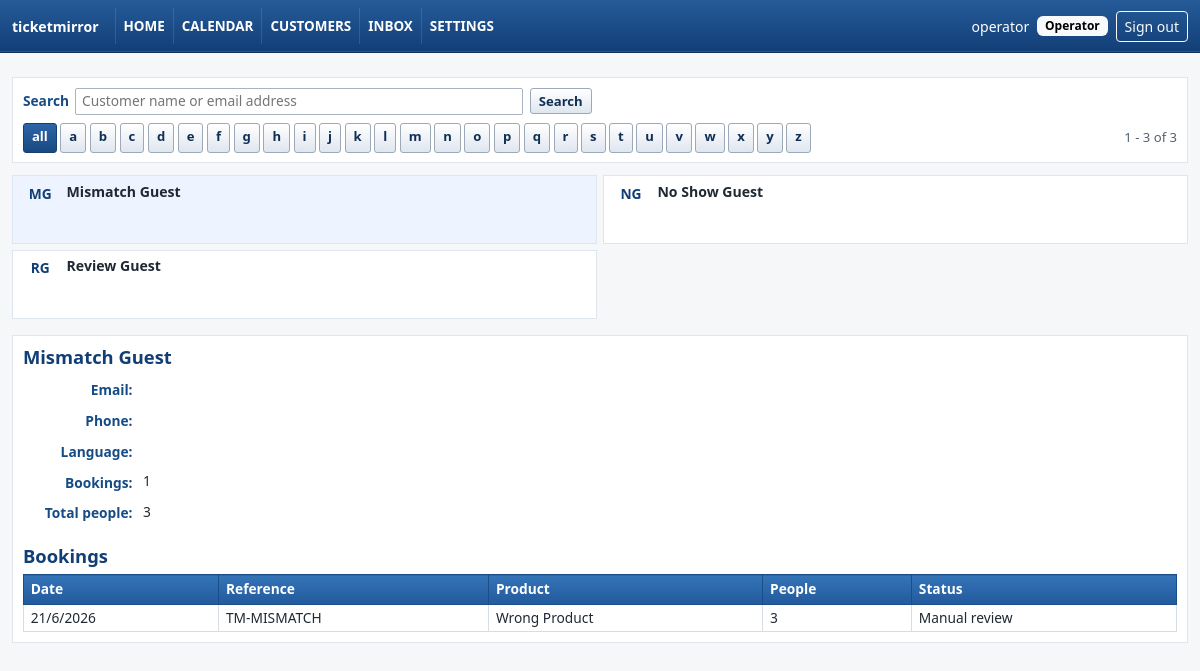
The page /customers/ (signed in) on the database its author committed.
### apps/accounts/models.py (models this page shows, shortened)
class UserProfile(models.Model):
    class Role(models.TextChoices):
        ADMIN = "admin", "Admin"
        OPERATOR = "operator", "Operator"
        VIEWER = "viewer", "Viewer"
    user = models.OneToOneField(
        settings.AUTH_USER_MODEL,
        on_delete=models.CASCADE,
        related_name="profile",
    )
    role = models.CharField(max_length=20, choices=Role.choices, default=Role.VIEWER)
    created_at = models.DateTimeField(auto_now_add=True)
    updated_at = models.DateTimeField(auto_now=True)
    class Meta:
        ordering = ["user__username"]

### apps/bookings/models.py (models this page shows, shortened)
class TimeStampedModel(models.Model):
    created_at = models.DateTimeField(auto_now_add=True)
    updated_at = models.DateTimeField(auto_now=True)
    class Meta:
        abstract = True

class Booking(TimeStampedModel):
    class Status(models.TextChoices):
        CONFIRMED = "confirmed", "Confirmed"
        PENDING_PROVIDER_ACCEPTANCE = (
            "pending_provider_acceptance",
            "Pending provider acceptance",
        )
        CANCELLED = "cancelled", "Cancelled"
        REJECTED = "rejected", "Rejected"
        MODIFIED = "modified", "Modified"
        MANUAL_REVIEW = "manual_review", "Manual review"
        PARSE_FAILED = "parse_failed", "Parse failed"
        DUPLICATE_IGNORED = "duplicate_ignored", "Duplicate ignored"
    class AttendanceStatus(models.TextChoices):
        CLEAR = "", "CLEAR"
        GELDI = "geldi", "GELDI"
        GELMEDI = "gelmedi", "GELMEDI"
        SONRA_GELECEK = "sonra_gelecek", "SONRA GELECEK"
    provider = models.ForeignKey(
        Provider,
        on_delete=models.PROTECT,
        related_name="bookings",
    )
    provider_booking_reference = models.CharField(max_length=120)
    provider_order_reference = models.CharField(max_length=120, null=True, blank=True)
    status = models.CharField(
        max_length=40,
        choices=Status.choices,
        default=Status.PENDING_PROVIDER_ACCEPTANCE,
    )
    attendance_status = models.CharField(
        max_length=30,
        choices=AttendanceStatus.choices,
        blank=True,
        default=AttendanceStatus.CLEAR,
    )
    activity = models.ForeignKey(
        TourActivity,
        on_delete=models.PROTECT,
        null=True,
        blank=True,
        related_name="bookings",
    )
    schedule_slot = models.ForeignKey(
        ActivityScheduleSlot,
        on_delete=models.PROTECT,
        null=True,
        blank=True,
        related_name="bookings",
    )
    raw_product_name = models.CharField(max_length=240, blank=True)
    raw_option_name = models.CharField(max_length=240, null=True, blank=True)
    provider_product_code = models.CharField(max_length=120, null=True, blank=True)
    provider_option_code = models.CharField(max_length=120, null=True, blank=True)
    provider_travel_date = models.DateField(null=True, blank=True)
    provider_start_time = models.TimeField(null=True, blank=True)
    provider_end_time = models.TimeField(null=True, blank=True)
    provider_slot_type = models.CharField(
        max_length=30,
        choices=ActivityScheduleSlot.SlotType.choices,
        blank=True,
    )
    active_travel_date = models.DateField(null=True, blank=True)
    active_start_time = models.TimeField(null=True, blank=True)
    active_end_time = models.TimeField(null=True, blank=True)
    active_slot_type = models.CharField(
        max_length=30,
        choices=ActivityScheduleSlot.SlotType.choices,
        blank=True,
    )
    provider_traveler_count = models.PositiveIntegerField(null=True, blank=True)
    active_traveler_count = models.PositiveIntegerField(null=True, blank=True)
    lead_traveler_name = models.CharField(max_length=180, null=True, blank=True)
    lead_traveler_email = models.EmailField(null=True, blank=True)
    lead_traveler_phone = models.CharField(max_length=80, null=True, blank=True)
    traveler_names = models.JSONField(default=list, blank=True)
    ticket_breakdown = models.JSONField(default=dict, blank=True)
    language = models.CharField(max_length=80, null=True, blank=True)
    pickup_location = models.TextField(null=True, blank=True)
    meeting_point = models.TextField(null=True, blank=True)
    special_requirements = models.TextField(null=True, blank=True)
    customer_message = models.TextField(null=True, blank=True)
    price = models.JSONField(default=dict, blank=True)
    payment_status = models.CharField(max_length=80, null=True, blank=True)
    source_thread_id = models.CharField(max_length=180, null=True, blank=True)
    last_email_received_at = models.DateTimeField(null=True, blank=True)
    manual_override_fields = models.JSONField(default=list, blank=True)
    class Meta:
        ordering = [
            "-active_travel_date",
            "active_start_time",
            "provider_booking_reference",
        ]
        constraints = [
            models.UniqueConstraint(
                fields=["provider", "provider_booking_reference"],
                name="unique_provider_booking_reference",
            )
        ]
        indexes = [
            models.Index(fields=["active_travel_date"], name="booking_active_date_idx"),
            models.Index(fields=["status"], name="booking_status_idx"),
            models.Index(
                fields=["activity", "active_travel_date"],
                name="booking_activity_date_idx",
            ),
            models.Index(
                fields=["schedule_slot", "active_travel_date"],
                name="booking_slot_date_idx",
            ),
            models.Index(
                fields=["provider", "status"],
                name="booking_provider_status_idx",
            ),
            models.Index(
                fields=["provider", "provider_order_reference"],
                name="booking_provider_order_idx",
            ),
        ]

class TourActivity(TimeStampedModel):
    class Category(models.TextChoices):
        CRUISE = "cruise", "Cruise"
        LAND_AND_CRUISE = "land_and_cruise", "Land and cruise"
        YACHT = "yacht", "Yacht"
        OTHER = "other", "Other"
    name = models.CharField(max_length=180, unique=True)
    internal_display_name = models.CharField(max_length=180, blank=True)
    active = models.BooleanField(default=True)
    category = models.CharField(
        max_length=40,
        choices=Category.choices,
        blank=True,
    )
    display_settings = models.JSONField(default=dict, blank=True)
    notes = models.TextField(blank=True)
    class Meta:
        ordering = ["name"]
        indexes = [
            models.Index(fields=["active"], name="activity_active_idx"),
            models.Index(
                fields=["category", "active"],
                name="activity_cat_active_idx",
            ),
        ]

### apps/core/views.py (the view)
# urls.py: path("customers/", customers, name="customers"),
@login_required
def customers(request):
    query = request.GET.get("q", "").strip()
    letter = request.GET.get("letter", "").strip().upper()
    selected_id = request.GET.get("customer")
    bookings = (
        Booking.objects.exclude(lead_traveler_name__isnull=True)
        .exclude(lead_traveler_name="")
        .select_related("provider", "activity", "schedule_slot")
        .order_by("lead_traveler_name", "-active_travel_date")
    )
    if query:
        bookings = _search_customer_bookings(bookings, query)
    if letter and letter != "ALL":
        bookings = bookings.filter(lead_traveler_name__istartswith=letter)
    customer_rows = _customer_rows(bookings)
    selected_customer = _selected_customer(customer_rows, selected_id)
    return render(
        request,
        "core/customers.html",
        {
            "query": query,
            "letter": letter,
            "letters": ["ALL", *[chr(code) for code in range(ord("A"), ord("Z") + 1)]],
            "customer_rows": customer_rows,
            "selected_customer": selected_customer,
        },
    )

### apps/core/templates/core/customers.html (shortened to what this page needs)
{% extends "base/base.html" %}
{% block content %}
  <div class="tm-bookeo-customers">
    <section class="tm-bookeo-fieldset">
      <form class="tm-customer-search" method="get">
        <span class="tm-customer-search-icon">Search</span>
        <input id="customer-q" type="search" name="q" value="{{ query }}" placeholder="Customer name or email address">
        <button type="submit">Search</button>
      </form>
      <div class="tm-customer-alpha" aria-label="Alphabet filter">
        {% for option in letters %}
          <a class="{% if letter == option or not letter and option == 'ALL' %}active{% endif %}" href="{% url 'core:customers' %}?letter={{ option }}{% if query %}&amp;q={{ query|urlencode }}{% endif %}">{{ option|lower }}</a>
        {% endfor %}
        <span class="tm-customer-count">1 - {{ customer_rows|length }} of {{ customer_rows|length }}</span>
      </div>
    </section>
    <section class="tm-customer-directory" aria-label="Customer directory">
      {% for customer in customer_rows %}
        <a class="tm-customer-card {% if selected_customer.id == customer.id %}active{% endif %}" href="{% url 'core:customers' %}?customer={{ customer.id }}">
          <span class="tm-customer-initials">{{ customer.initials }}</span>
          <span class="tm-customer-main">
            <span class="tm-customer-name">{{ customer.name }}</span>
          </span>
        </a>
      {% empty %}
        <div class="tm-bookeo-empty">No customers found.</div>
      {% endfor %}
    </section>
    {% if selected_customer %}
      <section class="tm-bookeo-fieldset mt-3">
        <h2>{{ selected_customer.name }}</h2>
        <table class="tm-bookeo-dialog-table mb-3">
          <tbody>
            <tr>
              <th>Email:</th>
              <td>
              </td>
            </tr>
            <tr>
              <th>Phone:</th>
              <td>
              </td>
            </tr>
            <tr><th>Language:</th><td>{{ selected_customer.language }}</td></tr>
            <tr><th>Bookings:</th><td>{{ selected_customer.bookings|length }}</td></tr>
            <tr><th>Total people:</th><td>{{ selected_customer.total_pax }}</td></tr>
          </tbody>
        </table>
        <h2>Bookings</h2>
        <div class="table-responsive">
          <table class="tm-bookeo-other-table">
            <thead>
              <tr>
                <th>Date</th>
                <th>Reference</th>
                <th>Product</th>
                <th>People</th>
                <th>Status</th>
              </tr>
            </thead>
            <tbody>
              {% for booking in selected_customer.bookings %}
                <tr data-href="{% url 'bookings:detail' booking.id %}">
                  <td>{% if booking.active_travel_date %}{{ booking.active_travel_date|date:"j/n/Y" }}{% endif %}</td>
                  <td>{{ booking.provider_booking_reference }}</td>
                  <td>{{ booking.raw_product_name|default:booking.activity.name }}</td>
                  <td>{{ booking.active_traveler_count|default:"" }}</td>
                  <td>{{ booking.get_status_display }}</td>
                </tr>
              {% endfor %}
            </tbody>
          </table>
        </div>
      </section>
    {% endif %}
  </div>
{% endblock %}

### apps/core/templates/base/base.html (shortened to what this page needs)
{% load booking_extras %}
<!doctype html>
<html lang="en">
  <head>
    <link href="https://cdn.jsdelivr.net/npm/bootstrap@5.3.3/dist/css/bootstrap.min.css" rel="stylesheet">
  </head>
  <body>
    <nav class="navbar navbar-expand-lg tm-top-nav">
      <div class="container-fluid tm-shell">
        <a class="navbar-brand fw-semibold" href="{% url 'core:dashboard' %}">ticketmirror</a>
        {% if user.is_authenticated %}
          <div class="collapse navbar-collapse" id="mainNav">
            <div class="navbar-nav me-auto" data-testid="primary-nav">
              <a class="nav-link" href="{% url 'core:dashboard' %}">Home</a>
              <a class="nav-link" href="{% url 'bookings:daily' %}">Calendar</a>
              <a class="nav-link" href="{% url 'core:customers' %}">Customers</a>
              <a class="nav-link" href="{% url 'inbox' %}">Inbox</a>
              <a class="nav-link" href="{% url 'core:settings' %}">Settings</a>
            </div>
            <form method="post" action="{% url 'logout' %}" class="d-flex align-items-center gap-2">
              <span class="small">{{ user.username }}</span>
              {% if user.is_superuser %}
                <span class="badge text-bg-light">Admin</span>
              {% elif user.profile %}
                <span class="badge text-bg-light">{{ user.profile.get_role_display }}</span>
              {% endif %}
              <button class="btn btn-sm btn-outline-light" type="submit">Sign out</button>
            </form>
          </div>
        {% endif %}
      </div>
    </nav>
    <main class="container-fluid tm-shell py-4">
      {% block content %}{% endblock %}
    </main>
  </body>
</html>

### rows shown on the page
Booking: initials "MG", name "Mismatch Guest", active_travel_date "21/6/2026", provider_booking_reference "TM-MISMATCH", raw_product_name "Wrong Product", active_traveler_count "3", status "Manual review"
Booking: initials "NG", name "No Show Guest"
Booking: initials "RG", name "Review Guest"

### other values the page prints
{{ user.username }} "operator"
{{ user.profile.get_role_display }} "Operator"
{{ option|lower }} "all" "a" "b" "c" "d" "e" "f" "g" "h" "i" "j" "k" "l" "m" "n" "o" "p" "q" "r" "s" "t" "u" "v" "w" "x" "y" "z"
{{ customer_rows|length }} "3"
{{ selected_customer.bookings|length }} "1"
{{ selected_customer.total_pax }} "3"
